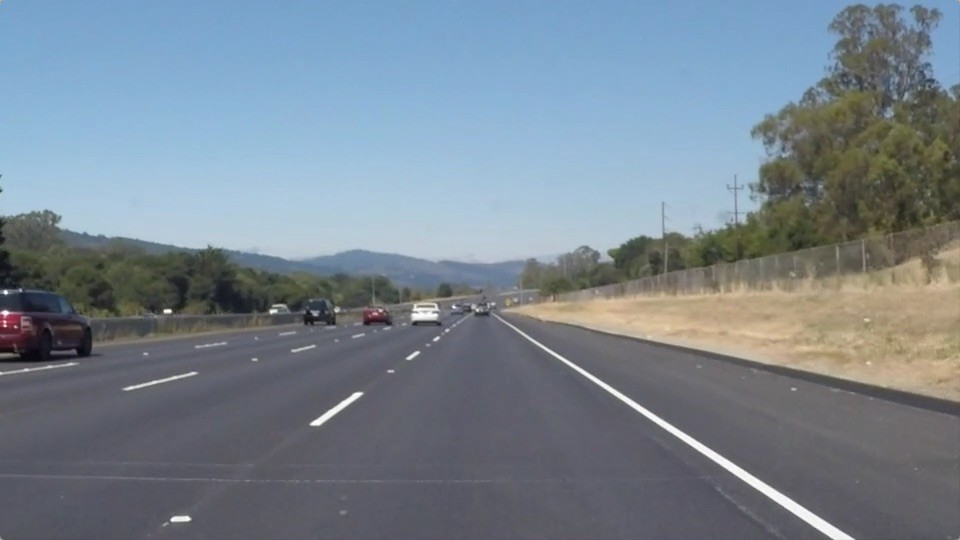
#> input picture test_images/img (1).jpeg, 960 x 540 px; its folder holds 4 pictures in this run; the run also reads 1 picture not shown here
$ python main_LD.py   (older library calls are emulated)
#> lines starting #> are read from the running program, lines starting #| are printed output that depends on the picture; after the words box and inside, x2 and y2 are one past the last pixel; in counts of white or black regions, pixels touching at a corner belong together
# -*- coding: utf-8 -*-
"""
--------------- LANE DETECTION ---------------
"""

import os
import matplotlib.pyplot as plt
import matplotlib.image as mpimg
import numpy as np
import cv2
import scipy.misc

# --- Importing our road images

data_dir = "test_images/"
image_names = os.listdir(data_dir)
# image_names.remove(".DS_Store")
image_names = list(map(lambda name: data_dir + name, image_names))

# --- Function to show a list of images

def showImageList(img_list, cols=4, fig_size=(15,15), img_labels=image_names, show_ticks=True):
    img_count = len(img_list)
    rows = img_count / cols
    cmap = None
    plt.figure(figsize=fig_size)

    for i in range(img_count):
        img_name = img_labels[i]
        plt.subplot(rows, cols, i+1)
        img = img_list[i]
        if len(img.shape) < 3:
            cmap = "gray"
        if not show_ticks:
            plt.xticks([])
            plt.yticks([])
        plt.title(img_name[len(data_dir):])
        plt.imshow(img, cmap=cmap)

    plt.tight_layout()
    plt.show()

# --- Plotting our road images

images = list(map(lambda img_name: mpimg.imread(img_name), image_names))
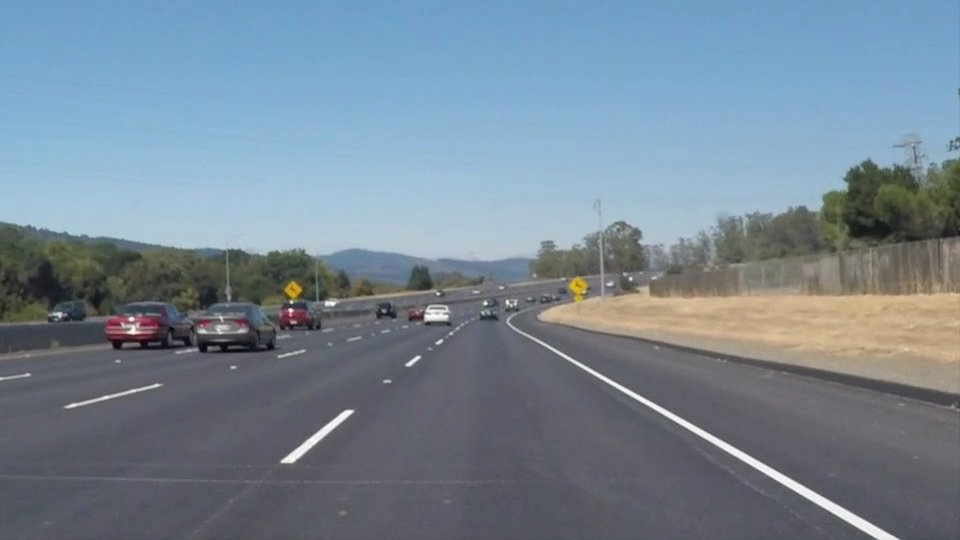
#> input picture test_images/img (1).jpg, 960 x 540 px
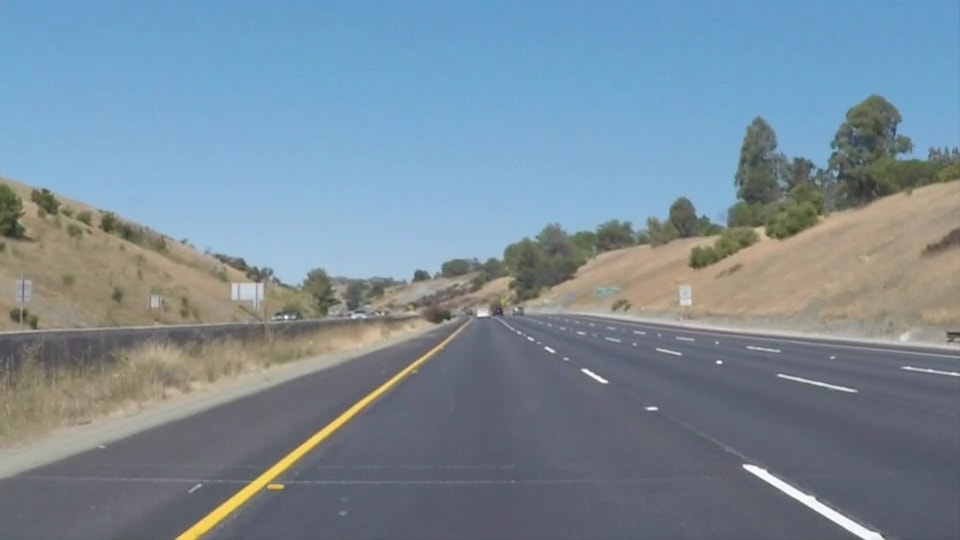
#> input picture test_images/img (13).jpg, 960 x 540 px
#> images = 4 items

for img in images:
    if img.shape != (960,540) and img.shape != (1280,720):
        scipy.misc.imresize(img,(960,540)) # for later purposes
#> this loop made 4 passes

print("Total image count: ", len(images))
#| Total image count:  4
# showImageList(images)

""" NB #1: our images dimensions are 540x960 and 720x1280 (3 stands for RGB channels) """

""" Pipeline:
    - converting original images to HSL
    - isolate white and yellow from HSL
    - convert to grayscale
    - apply Gaussian Blur for smooth edges
    - apply Canny Edge Detection
    - discard uninteresting lines outside the road
    - Hough transform to find lanes equations
    - separate left & right lanes
    - create smooth guiding lines
    """

# --- converting our road images to HSL images

def convertToHSL(img):
    return cv2.cvtColor(img, cv2.COLOR_RGB2HLS)

hsl_images = list(map(lambda img: convertToHSL(img), images))
#> hsl_images = 4 items

# --- plotting HSL images _DOC_RP_

"""
img_count = len(hsl_images)
interleaved_hsl = list(zip(images, hsl_images))
k = 0
for hsl in interleaved_hsl:
    img_name = image_names[k]
    showImageList(hsl, cols=2, fig_size=(15,15), img_labels=[img_name,img_name])
    k += 1
"""

# --- isolating white and yellow in our HSL images (see report for more info on HSL equivalences) _DOC_RP_

def HSLWhiteIsolate(img):
    # The image is already in HSL color space
    # Also, OpenCV encodes data in HLS format instead
    # Lower threshold equivalent in pure HSL is (30,45,15) (dark brown)
    low_threshold = np.array([0,200,0], dtype=np.uint8)
    # Higher value equivalent in pure HSL in (360,100,100) (pure white)
    high_threshold = np.array([180,255,255], dtype=np.uint8)
    white_mask = cv2.inRange(img, low_threshold, high_threshold)
    return white_mask


def HSLYellowIsolate(img):
    # Lower threshold equivalent in pure HSL is (30,45,15)
    low_threshold = np.array([15,38,115], dtype=np.uint8)
    # Higher value equivalent in pure HSL in (360,100,100)
    high_threshold = np.array([35,204,255], dtype=np.uint8)
    yellow_mask = cv2.inRange(img, low_threshold, high_threshold)
    return yellow_mask

hsl_white_images = list(map(lambda img: HSLWhiteIsolate(img), hsl_images))
#> in HSLWhiteIsolate, `white_mask = cv2.inRange(img, low_threshold, high_threshold)`:
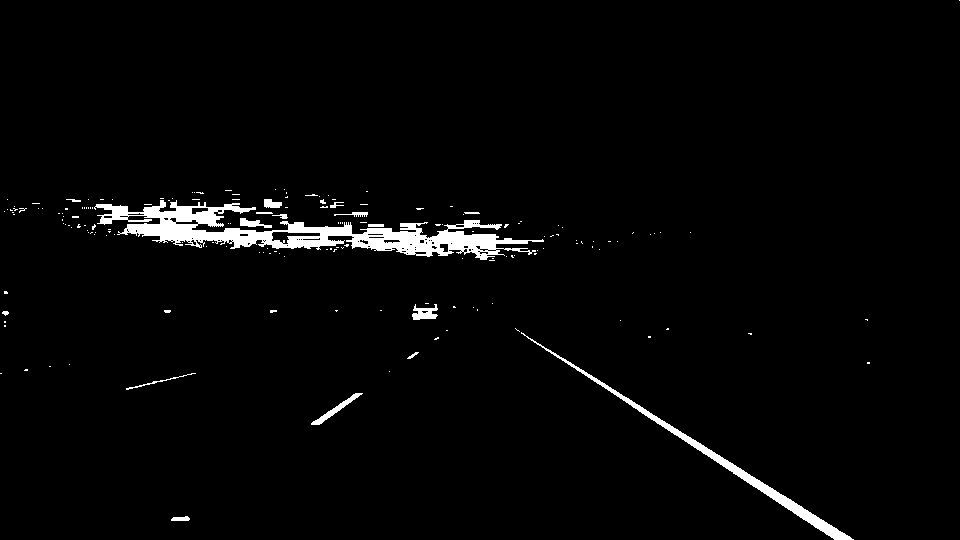
#> white_mask: shape (540, 960); 2.5% white; 170 white regions (153 under 20 px), largest, box (x1, y1, x2, y2) and area: (94, 200, 544, 260) 8597, (521, 332, 854, 540) 2377, (311, 393, 363, 425) 295
#> in HSLWhiteIsolate (call 4), `white_mask = cv2.inRange(img, low_threshold, high_threshold)`:
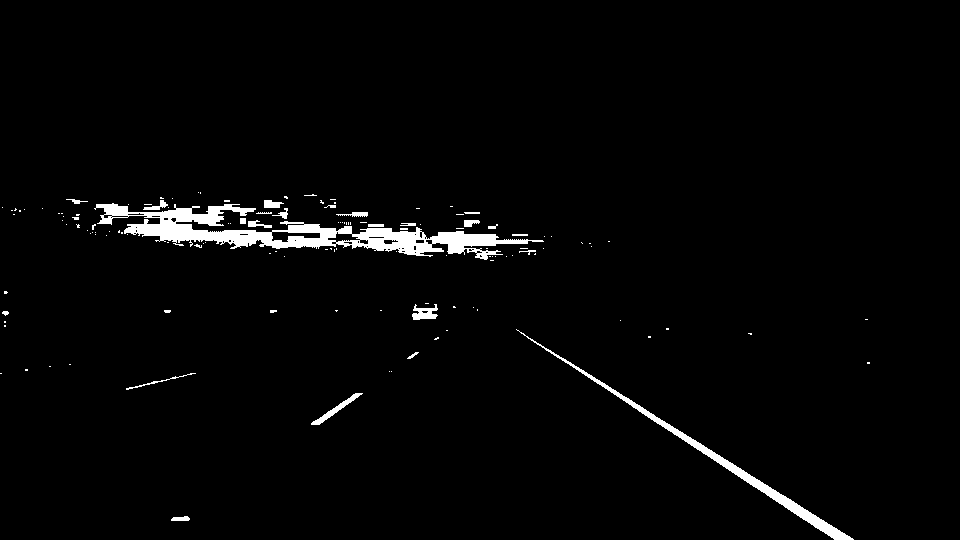
#> white_mask: shape (540, 960); 2.3% white; 133 white regions (109 under 20 px), largest, box (x1, y1, x2, y2) and area: (94, 203, 544, 260) 7534, (516, 329, 854, 540) 2376, (311, 393, 363, 425) 293
#> hsl_white_images = 4 items
hsl_yellow_images = list(map(lambda img: HSLYellowIsolate(img), hsl_images))
#> in HSLYellowIsolate (call 3), `yellow_mask = cv2.inRange(img, low_threshold, high_threshold)`:
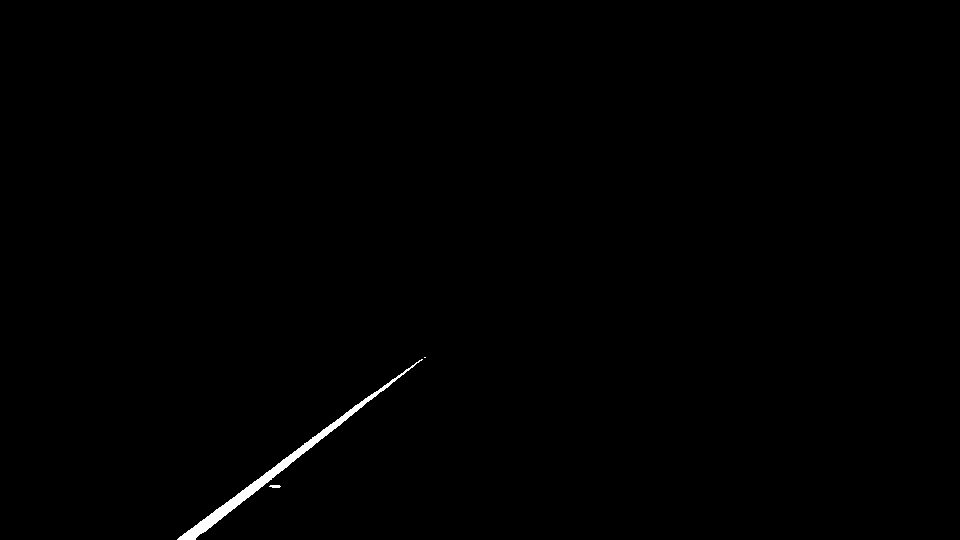
#> yellow_mask: shape (540, 960); 0.41% white; 3 white regions (1 under 20 px), largest, box (x1, y1, x2, y2) and area: (177, 359, 423, 540) 2078, (269, 485, 281, 488) 30
#> hsl_yellow_images = 4 items

# --- plotting white-filtered and yellow-filtered HSL images _DOC_RP_

"""
img_count = len(hsl_images)
interleaved_isolated_hsl = list(zip(images,hsl_white_images,hsl_yellow_images))

k = 0
for iso_hsl in interleaved_isolated_hsl:
    img_name = image_names[k]
    showImageList(iso_hsl, cols=3, fig_size=(15,15), img_labels=[img_name,img_name,img_name])
    k += 1
"""

# --- combining yellow and white masks then applying to the original images

def HSLCombine(img, hsl_yellow, hsl_white):
    hsl_mask = cv2.bitwise_or(hsl_yellow, hsl_white)
    return cv2.bitwise_and(img,img,mask=hsl_mask)

def HSLImageFilter(img):
    hsl_img = convertToHSL(img)
    hsl_yellow = HSLYellowIsolate(hsl_img)
    hsl_white = HSLWhiteIsolate(hsl_img)
    return HSLCombine(img,hsl_yellow,hsl_white)

combined_yw_hsl_images = hsl_images = list(map(lambda img: HSLImageFilter(img), images))
#> in HSLImageFilter, img is the input picture: shape (540, 960, 3); mean R, G, B 120.3, 132.5, 143.7
#> in HSLImageFilter, img is the input picture: shape (540, 960, 3); mean R, G, B 118.5, 134.5, 148.1
#> in HSLImageFilter, img is the input picture: shape (540, 960, 3); mean R, G, B 121.2, 139.4, 152.9
#> in HSLCombine (call 3), `hsl_mask = cv2.bitwise_or(hsl_yellow, hsl_white)`:
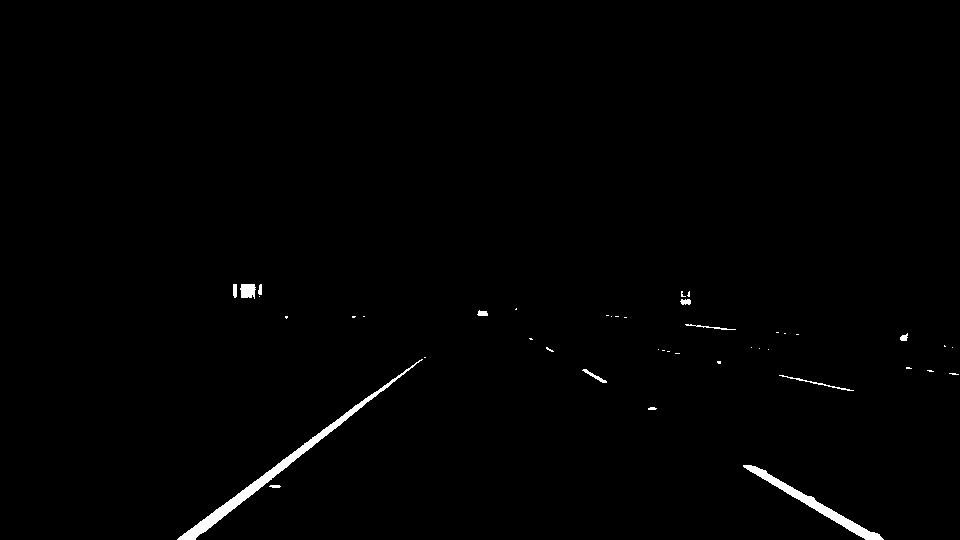
#> hsl_mask: shape (540, 960); 0.82% white; 43 white regions (30 under 20 px), largest, box (x1, y1, x2, y2) and area: (177, 359, 423, 540) 2078, (743, 465, 884, 540) 1264, (240, 284, 256, 299) 196
#> combined_yw_hsl_images = 4 items

# --- plotting the combined Y+W filtered versions _DOC_RP_

"""
img_count = len(combined_yw_hsl_images)
interleaved_combined_hsl = list(zip(images,combined_yw_hsl_images))

k = 0
for cb_hsl in interleaved_combined_hsl:
    img_name = image_names[k]
    showImageList(cb_hsl, cols=2, fig_size=(15,15), img_labels=[img_name,img_name])
    k += 1
"""

# --- conversion to grayscale (for higher contrast)

def grayScale(img):
    return cv2.cvtColor(img, cv2.COLOR_RGB2GRAY)

grayscale_images = list(map(lambda img: grayScale(img), combined_yw_hsl_images))
#> grayscale_images = 4 items
# showImageList(grayscale_images) _DOC_RP_

# --- applying gaussian blur to make details vanish / feel less important than important straight lines

def gaussianBlur(img, kernel_size=3):
    return cv2.GaussianBlur(img, (kernel_size,kernel_size),0)

# For this program's sake, we'll keep a value of 7 for the gaussian blur kernel (more in the report). Here's a brief comparison with a higher value

blurred_images7 = list(map(lambda img: gaussianBlur(img,kernel_size=7), grayscale_images))
#> blurred_images7 = 4 items
blurred_images23 = list(map(lambda img: gaussianBlur(img,kernel_size=23), grayscale_images))
#> blurred_images23 = 4 items

# --- plotting our grayscaled, blurred, yellow+white filtered versions (low blur vs. high blur) _DOC_RP_

"""
img_count = len(blurred_images7)
interleaved_blur = list(zip(blurred_images7,blurred_images23))

k = 0
for blurred in interleaved_blur:
    img_name = image_names[k]
    showImageList(blurred, cols=2,fig_size=(15,15),img_labels=[img_name,img_name])
    k += 1
"""

# --- Canny Edge detection (more info in RP) _DOC_RP_

def cannyEdgeDetector(blurred_img, low, high):
    return cv2.Canny(blurred_img, low, high)

# We're testing two low/high thresholds settings: (50,150) and (0,10). The first one seems to be more effective. _DOC_RP_

canny_images50_150 = list(map(lambda img: cannyEdgeDetector(img,50,150), blurred_images7))
#> canny_images50_150 = 4 items
canny_images0_10 = list(map(lambda img: cannyEdgeDetector(img,0,10), blurred_images7))
#> canny_images0_10 = 4 items

# --- plotting canny edge processed pictures at this stage. _DOC_RP_

"""
img_count = len(canny_images50_150)
interleaved_canny = list(zip(canny_images50_150, canny_images0_10))

k = 0
for canny in interleaved_canny:
    img_name = image_names[k]
    showImageList(canny, cols=2, fig_size=(15,15), img_labels=[img_name,img_name])
    k += 1
"""

# --- defining a region of interest. The idea is to dismiss any detail outside a set polygon on the image, assuming that the road is flat and the camera in the car remains in the same place.

def getArea(img):
    h,w = img.shape[0],img.shape[1]
    area = None

    # Since we have 2 possible image sizes, we treat them separately. Letters stand for bottom, top, left, right.

    if (w,h) == (960,540):
        bl = (130,h - 1)
        tl = (410,330)
        tr = (650,350)
        br = (w - 30, h - 1)
        area = np.array([[bl,tl,tr,br]], dtype=np.int32)
    else:
        bl = (200,680)
        tl = (600,450)
        tr = (750,450)
        br = (1100,650)
        area = np.array([[bl,tl,tr,br]], dtype=np.int32)

    return area

def regionOfInterest(img):
    # starting by setting a blank mask
    mask = np.zeros_like(img)
    # depending on the source image, we might need more than 1 channel color to fill the mask (eg. img.shape can be 2 (width, height) or more (counting RGB, alpha, etc...))
    if len(img.shape) > 2:
        channel_count = img.shape[2]
        mask_color = (255,) * channel_count
    else:
        mask_color = 255

    area = getArea(img)
    # filling pixels inside the polygon with the fill color
    cv2.fillPoly(mask,area,mask_color)
    # returning the image only where mask pixels are nonzero
    return cv2.bitwise_and(img,mask)

segmented_images = list(map(lambda img: regionOfInterest(img), canny_images50_150))
#> in regionOfInterest, `area = getArea(img)`: area = [[130, 539], [410, 330], [650, 350], [930, 539]]
#> in regionOfInterest (call 2), `return cv2.bitwise_and(img,mask)`:
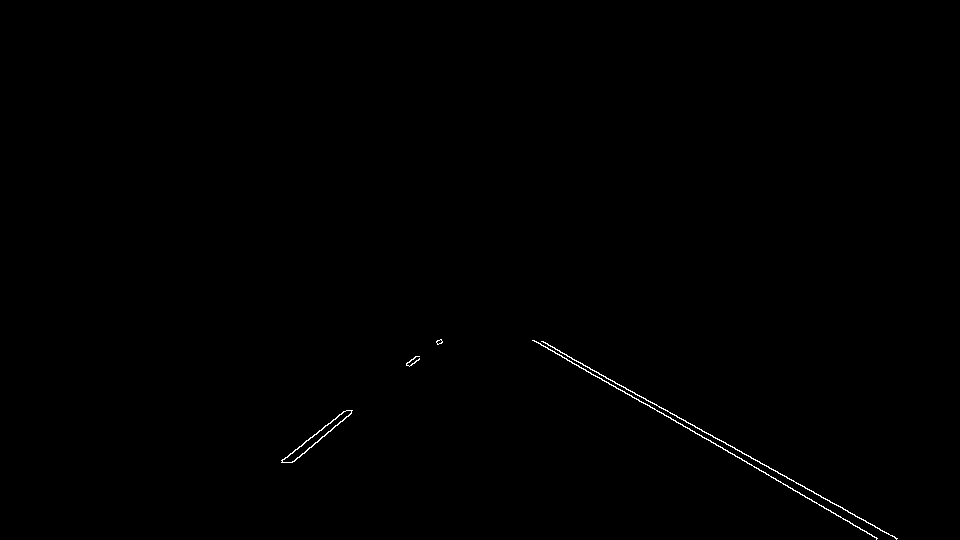
#> returned value: shape (540, 960); 0.27% white in thin lines or dots, all inside (x1, y1, x2, y2) = (281, 339, 898, 540)
#> segmented_images = 4 items
canny_segmented_images = list(zip(canny_images50_150, segmented_images))
#> canny_segmented_images = 4 items

# --- displaying canny segmented images (i.e. canny edge processed, lanes-focused images) _DOC_RP_

"""
showImageList(segmented_images)
"""

# --- Hough transform. More on this in RP

def houghTransform(canny_img, rho, theta, threshold, min_line_len, max_line_gap):
    return cv2.HoughLinesP(canny_img, rho, theta, threshold, np.array([]), minLineLength=min_line_len, maxLineGap=max_line_gap)

rho = 1 # 1 degree
theta = (np.pi/180) * 1
threshold = 15
min_line_length, max_line_gap = 20,10

hough_lines_per_image = list(map(lambda img: houghTransform(img,rho,theta,threshold,min_line_length,max_line_gap), segmented_images))
#> hough_lines_per_image = 4 items

# --- drawing new Hough lines
def drawLines(img, lines, color=[0,255,0], thickness=10, make_copy=True):
    # Copy the passed image
    img_copy = np.copy(img) if make_copy else img

    for line in lines:
        for x1,y1,x2,y2 in line:
            cv2.line(img_copy, (x1,y1), (x2,y2), color, thickness)

    return img_copy

# --- showing our images with identified lines overlay _DOC_RP_
"""
img_with_lines = list(map(lambda img, lines: drawLines(img,lines), images, hough_lines_per_image))

showImageList(img_with_lines, fig_size=(15,15))
"""
# --- lane separation. We use the fact that the left line has a positive slope, while the right one has a negative one.

def lineSeparator(lines, img):
    img_shape = img.shape
    middle_x = img_shape[1] / 2
    left_lane_lines,right_lane_lines = [],[]

    for line in lines:
        for x1,y1,x2,y2 in line:
            dx = x2 - x1
            if dx == 0:
                continue # discarding the line
            dy = y2 - y1
            if dy == 0:
                continue # same
            slope = dy/dx

            # We're only keeping lines with a significant slope. Some slight slopes can simply mean horizontal noised lines therefore these aren't important.
            eps = 0.1
            if abs(slope) < eps:
                continue

            if slope < 0 and x1 <  middle_x and x2 < middle_x:
                left_lane_lines.append([[x1,y1,x2,y2]])
            elif x1 >= middle_x and x2 >= middle_x:
                right_lane_lines.append([[x1,y1,x2,y2]])

    return left_lane_lines, right_lane_lines

separated_lanes_per_image = list(map(lambda lines, img: lineSeparator(lines, img), hough_lines_per_image, images))
#> separated_lanes_per_image = 4 items

# --- coloring the line fragments we previously got (red left, blue right)
def colorLanes(img, left_lane_lines, right_lane_lines, left_lane_color=[255,0,0], right_lane_color=[0,0,255]):
    left_colored_img = drawLines(img, left_lane_lines, color=left_lane_color, make_copy=True)
    right_colored_img = drawLines(left_colored_img, right_lane_lines, color=right_lane_color, make_copy=False)
    return right_colored_img

img_different_lane_colors = list(map(lambda img, separated_lanes: colorLanes(img, separated_lanes[0], separated_lanes[1]), images, separated_lanes_per_image))
#> img_different_lane_colors = 4 items

# showImageList(img_different_lane_colors)

# --- final step before testing on other pictures/videos: lane extrapolation. To do so, we'll interpolate the points on a given lane and find the line that minimises the distance across the points (linear regression)

from scipy import stats

def findLinesCoef(lines):
    xs,ys = [],[]
    print(lines)
    for line in lines:
        for x1,y1,x2,y2 in line:
            xs.append(x1)
            xs.append(x2)
            ys.append(y1)
            ys.append(y2)

    a,b,r,p,std_err = stats.linregress(xs,ys)
    return(a,b)

def drawLaneLine(img, lines, top_y, make_copy=True):
    a,b = findLinesCoef(lines)
    img_shape = img.shape

    # For a line, y = ax + b <=> x = (y - b)/a
    bottom_y = img_shape[0] - 1
    x_to_bottom_y = (bottom_y - b)/a
    top_x_to_y = (top_y - b)/a

    new_lines = [[[int(x_to_bottom_y),int(bottom_y),int(top_x_to_y),int(top_y)]]]

    return drawLines(img, new_lines, make_copy=make_copy)

def drawFull(img, left_lane_lines, right_lane_lines):
    area = getArea(img)
    tl = area[0][1]

    full_left_lane_img = drawLaneLine(img,left_lane_lines,tl[1], make_copy=True)
    full_LR_lanes_img = drawLaneLine(full_left_lane_img,right_lane_lines,tl[1],make_copy=False)

    laneweight_img = cv2.addWeighted(img, 0.7, full_LR_lanes_img,0.3,0.0)
    return laneweight_img

final_images = list(map(lambda img, separated_lanes : drawFull(img, separated_lanes[0], separated_lanes[1]), images, separated_lanes_per_image))
#> in drawFull, `area = getArea(img)`: area = [[130, 539], [410, 330], [650, 350], [930, 539]]
#> in drawFull, `tl = area[0][1]`: tl = [410, 330]
#> in drawLaneLine, `top_x_to_y = (top_y - b)/a`: top_x_to_y = 448.6
#> in drawLaneLine, `new_lines = [[[int(x_to_bottom_y),int(bottom_y),int(top_x_to_y),int(to..`: new_lines = [[[148, 539, 448, 330]]]
#| [[[291, 462, 351, 413]], [[282, 460, 346, 410]], [[292, 462, 324, 436]], [[305, 441, 344, 411]], [[327, 432, 348, 415]]]
#| [[[541, 341, 896, 538]], [[536, 341, 876, 537]], [[533, 340, 702, 437]], [[542, 341, 874, 525]], [[647, 404, 775, 478]], [[819, 505, 877, 538]], [[572, 359, 648, 401]]]
#| [[[178, 538, 374, 391]], [[196, 537, 426, 357]], [[267, 481, 426, 356]], [[231, 499, 419, 358]], [[196, 538, 289, 465]], [[179, 537, 329, 424]], [[373, 393, 423, 356]]]
#| [[[756, 466, 869, 531]], [[743, 466, 863, 538]], [[743, 467, 863, 539]], [[585, 368, 606, 380]], [[582, 370, 604, 383]], [[583, 369, 606, 381]], [[853, 521, 882, 538]], [[780, 481, 805, 495]]]
#| [[[311, 424, 355, 393]], [[320, 424, 361, 393]], [[333, 415, 361, 394]], [[314, 421, 352, 394]]]
#| [[[535, 340, 852, 538]], [[529, 340, 789, 509]], [[536, 340, 853, 538]], [[638, 411, 833, 538]], [[549, 352, 689, 443]], [[784, 507, 826, 534]]]
#> final_images = 4 items

showImageList(final_images)
#> in showImageList, `img_count = len(img_list)`: img_count = 4
#> in showImageList, `rows = img_count / cols`: rows = 1
